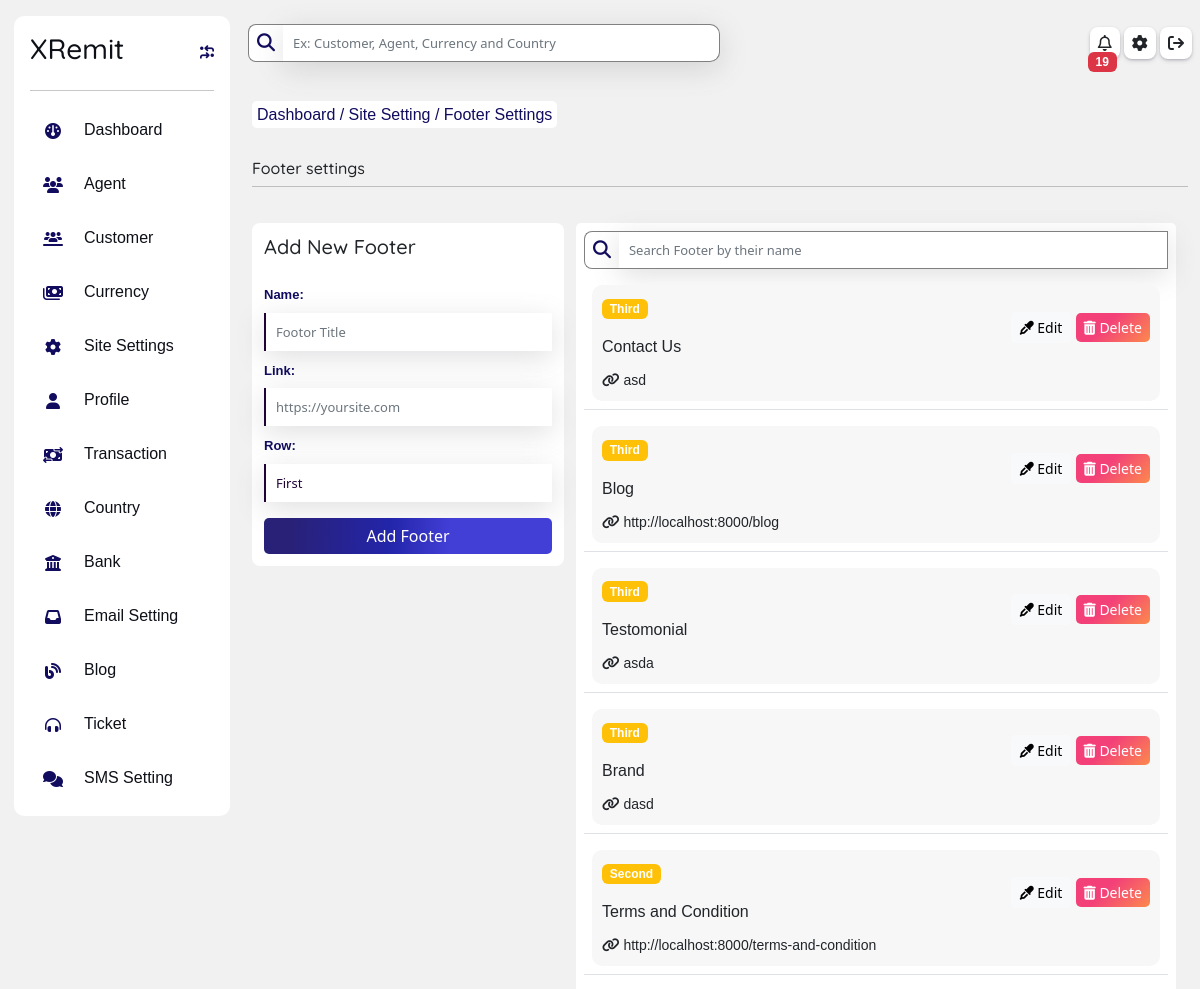
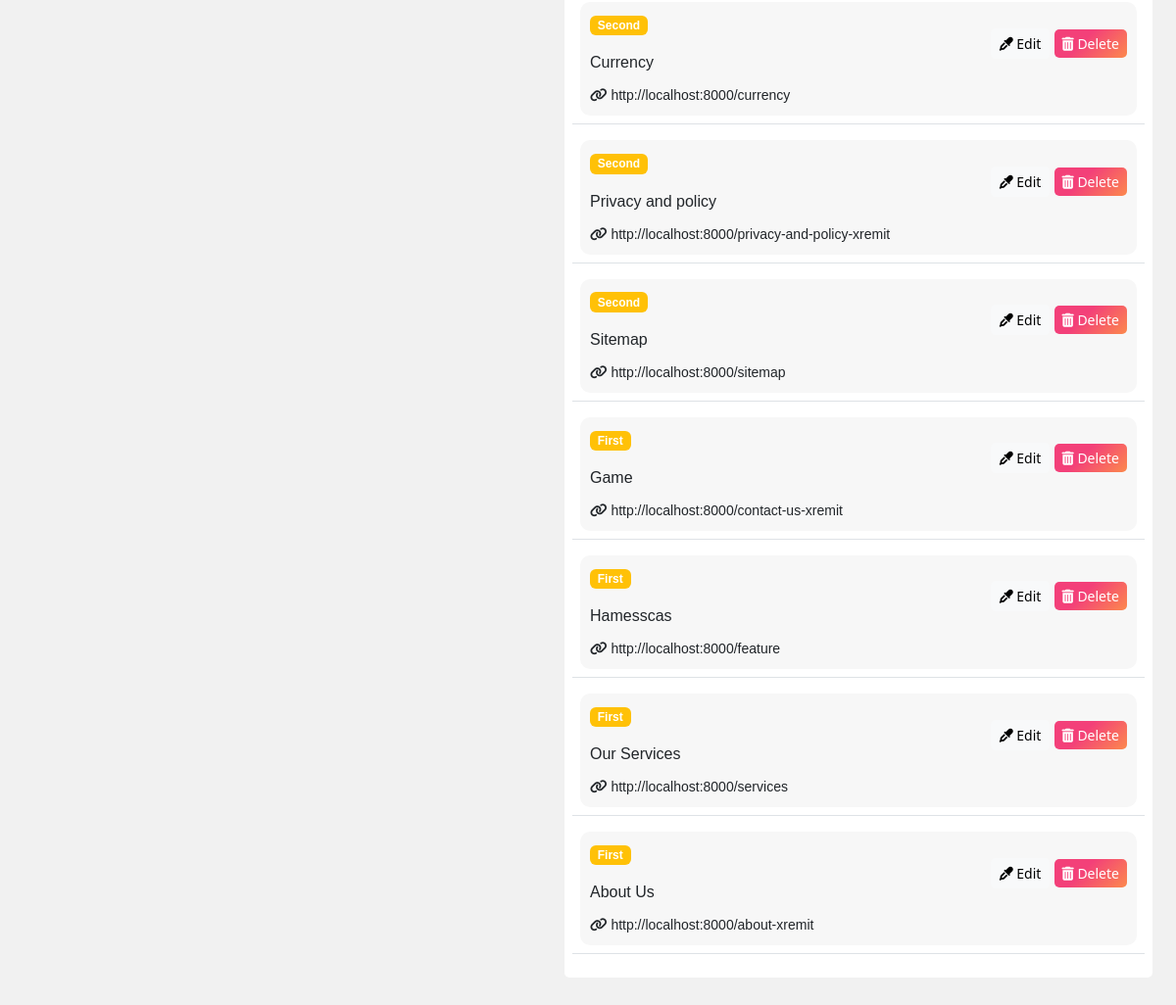
Screenshot of /owner/footer-setting with the database file from the repository (2 pictures, top to bottom).
### remit/homepage/models.py (models this page shows, shortened)
class Footor(models.Model):
    name = models.CharField(max_length=200)
    link = models.CharField(max_length=1000)
    row = models.CharField(max_length=100, choices=(
        ('First', 'First'),
        ('Second', 'Second'),
        ('Third', 'Third')
    ), default="First")

### remit/owner/views.py (the view, shortened to what this page needs)
# urls.py: path('footer-setting', views.footerView, name = "footer"),
def footerView(request):
    footer = Footor.objects.all().order_by('-id')
    form = FootorForm()
    dist = {
        'footer':footer,
        'form': form
    }
    noti = notification(request)
    dist.update(noti)
    return render(request, "owner/siteSetting/footor.html", dist)

### remit/owner/forms.py
class FootorForm(forms.ModelForm):
    class Meta:
        model = Footor
        fields = ('__all__')
        widgets= {
            'name':forms.TextInput(attrs={'class':'form-control mt-2', 'placeholder':'Footor Title'}),
            'link':forms.TextInput(attrs={'class':'form-control mt-2', 'placeholder':'https://yoursite.com'}),
            'row':forms.Select(attrs={'class':'form-control mt-2'}),
        }

### remit/homepage/models.py (called while the page is built)
    def __str__(self):
        return self.name

### remit/owner/views.py (called while the page is built)
def notification(request):
    noti = AdminNotification.objects.filter(seen= False).order_by('-id')
    count = noti.filter(seen= False).count()
    try:
       navbarstatus= request.session['navbar']
    except:
        navbarstatus= 'big'
    li = {
        'noti':noti,
        'noti_count':count,
        'navbarstatus':navbarstatus
    }
    return li

### remit/template/owner/siteSetting/footor.html (shortened to what this page needs)
{% extends 'owner/dashboard.html' %}
{% load static %}
{% block inside %}
<div class="row p-0 m-0 mt-3">
    <div class="mt-3 mb-3">
      <span class="breadcum">
        <a href="{%url 'owner:dashboard'%}">
            Dashboard
        </a>/
        <a href="{%url 'owner:site'%}">
            Site Setting
        </a>/
        Footer Settings
      </span>
    </div>
    <div class="row m-0  mt-3">
        <h6 class="p-0">
            Footer settings
        </h6>
        <hr>
        <div class="row p-0 m-0 mt-3">
            <div class="col-lg-4 col-12 m-0 p-0 mt-1">
                <div id="login-card" class="p-1">
                    <h5 class="m-2">Add New Footer</h5>
                    <form action="" method="post" class="p-2">
                        <div class="row p-0 m-0">
                            {{form}}
                            <button class="btn btn-primary mt-3" type="submit">
                                Add Footer
                            </button>
                        </div>
                    </form>
                </div>
            </div>
            <div class="col-lg-8 col-12 mt-1 ">
                <div class="p-2 card">
                    <div class="login-flex d-flex my-auto" style="width: 100%;">
                        <i class="fa fa-magnifying-glass my-auto p-2"></i>
                        <input type="text" name="search"  id="search" onkeyup="SearchName()" class="form-control"  placeholder="Search Footer by their name" required id="">
                    </div>
                    <table class="table border-1">
                        <tbody>
                            {% for i in footer  %}
                            <tr>
                                <td>
                                    <div class="item-list-div mt-2 p-1">
                                        <div class="d-flex justify-content-between">
                                                <div class="m-0">
                                                    <p class="badge bg-warning">
                                                        {{i.row}}
                                                    </p>
                                                    <p class="p-0 m-0">
                                                        {{i.name}}
                                                    </p>
                                                </div>
                                                <div class="my-auto">
                                                    <button class="btn btn-sm btn-light" data-bs-toggle="modal" data-bs-target="#exampleModalEdit{{i.id}}">
                                                        <i class="fa fa-eye-dropper"></i>
                                                        Edit
                                                    </button>
                                                    <button class="btn btn-sm btn-danger" data-bs-toggle="modal" data-bs-target="#exampleModal{{i.id}}">
                                                        <i class="fa fa-trash-alt"></i>
                                                        Delete
                                                    </button>
                                                </div>
                                        </div>
                                        <div class="mt-2">
                                            <small>
                                                <i class="fa fa-link"></i>
                                                {{i.link}}
                                            </small>
                                        </div>
                                    </div>
                                </td>
                            </tr>
                            {% endfor %}
                        </tbody>
                    </table>
                </div>
            </div>
        </div>
    </div>
</div>
{% endblock inside %}

### remit/static/css/style.css (style rules this page uses)
.btn-primary { background-image: linear-gradient(92.88deg, #292177 9.16%, #2325aa 43.89%, #423fd7 64.72%); border-radius: 5px; border-style: none; color: #FFFFFF; cursor: pointer; font-weight: 500; text-align: center; transition: all .5s; }
.btn-danger { align-items: center; background-image: linear-gradient(135deg, #f34079 40%, #fc894d); border: 0; border-radius: 5px; box-sizing: border-box; color: #fff; cursor: pointer; }
.form-control { color: rgb(31, 3, 54); font-size: 13px; border: none; border-left:2px solid rgb(31, 3, 54); height: 38px; background-color: white; box-shadow: rgba(100, 100, 111, 0.2) 0px 7px 29px 0px; padding: 10px; border-radius: 0px; }
.card { border-radius: 5px; border: none!important; }
h1, h2, h3, h4, h5, h6 { font-family: 'Quicksand', sans-serif; }
body { background-color: #f1f1f1; }
#login-card { background-color: rgb(255, 255, 255); border-radius: 8px; }
.login-flex i { background-color: white; font-size: 18px; height: 38px; border-left: 1px solid grey; border-top: 1px solid grey; border-bottom: 1px solid grey; color: #110c5e; border-top-left-radius: 8px; border-bottom-left-radius: 8px; box-shadow: rgb(rgb(1rgb(169, 169, 169)84, 184), rgb(141rgb(92, 92, 92)1, 141), #1e1780); }
.breadcum { padding: 5px; font-weight:300; background-color: rgb(255, 255, 255); color: #110c5e; border-radius: 5px; box-shadow: rgba(50, 50, 93, 0.25) 0px 50px 100px -20px, rgba(0, 0, 0, 0.3) 0px 30px 60px -30px; }
.item-list-div { background-color: #f7f7f7; padding: 10px!important; border-radius: 10px; }
#search { border: none; border-right: 1px solid grey; border-top: 1px solid grey; border-bottom: 1px solid grey; border-bottom-left-radius: 0px; border-top-left-radius: 0px; }
label { color: #110c5e; font-size: 13px; font-family:sans-serif; font-weight: bold; margin-top: 10px!important; }

### remit/template/owner/siteSetting/footor.html (style rules this page uses)
label { padding: 0px!important; }

### rows the page displays
Footor: row "Third", name "Contact Us", link "asd"
Footor: row "Third", name "Blog", link "http://localhost:8000/blog"
Footor: row "Third", name "Testomonial", link "asda"
Footor: row "Third", name "Brand", link "dasd"
Footor: row "Second", name "Terms and Condition", link "http://localhost:8000/terms-and-condition"
Footor: row "Second", name "Currency", link "http://localhost:8000/currency"
Footor: row "Second", name "Privacy and policy", link "http://localhost:8000/privacy-and-policy-xremit"
Footor: row "Second", name "Sitemap", link "http://localhost:8000/sitemap"
Footor: row "First", name "Game", link "http://localhost:8000/contact-us-xremit"
Footor: row "First", name "Hamesscas", link "http://localhost:8000/feature"
Footor: row "First", name "Our Services", link "http://localhost:8000/services"
Footor: row "First", name "About Us", link "http://localhost:8000/about-xremit"

### other values shown
{{ noti_count }} "19"
